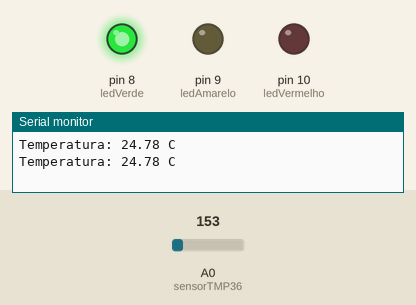
Simulated run of this sketch. Board: Arduino Uno, built with avr-gcc and run on an emulated ATmega328P. Shown: output pins drawn as LEDs (lit = HIGH), the last lines printed to the serial monitor. Inputs (shaded band) come from the test bench; at power-on: A0 (sensorTMP36) = 153.

Above: at 1.8 s.
1.9 s: A0 (sensorTMP36) set to 166
At 2.5 s:
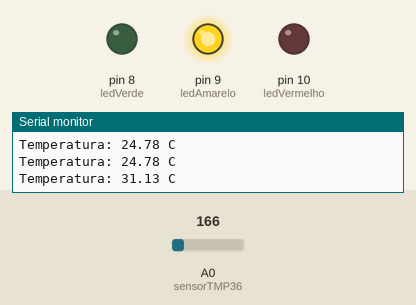
3.5 s: A0 (sensorTMP36) set to 175
At 5.2 s:
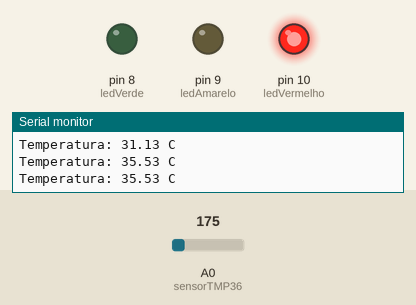
5.5 s: A0 (sensorTMP36) set to 165
At 6.8 s:
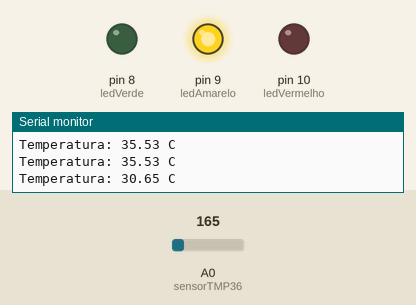
7.5 s: A0 (sensorTMP36) set to 191
At 8.4 s:
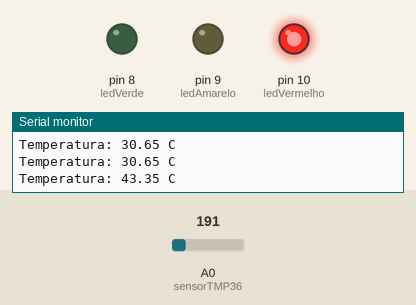
Timing chart, 0 to 10.5 s (numbered marks = the images above; inputs shaded):
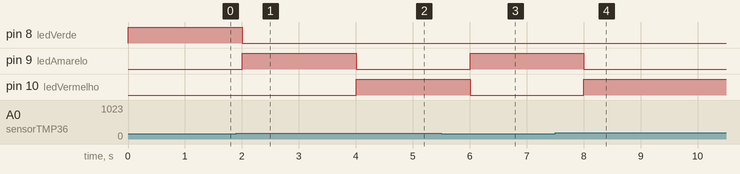

The sketch:

codigo.ino
```cpp
int sensorTMP36 = A0;

int ledVerde = 8;
int ledAmarelo = 9;
int ledVermelho = 10;

void setup()
{
  pinMode(ledVerde, OUTPUT);
  pinMode(ledAmarelo, OUTPUT);
  pinMode(ledVermelho, OUTPUT);

  Serial.begin(9600);
}

void loop()
{
  int leitura = analogRead(sensorTMP36);

  float tensao = leitura * (5.0 / 1023.0);

  float temperatura = (tensao - 0.5) * 100.0;

  Serial.print("Temperatura: ");
  Serial.print(temperatura);
  Serial.println(" C");

  if (temperatura < 28)
  {
    digitalWrite(ledVerde, HIGH);
    digitalWrite(ledAmarelo, LOW);
    digitalWrite(ledVermelho, LOW);
  }

  else if (temperatura < 32)
  {
    digitalWrite(ledVerde, LOW);
    digitalWrite(ledAmarelo, HIGH);
    digitalWrite(ledVermelho, LOW);
  }

  else
  {
    digitalWrite(ledVerde, LOW);
    digitalWrite(ledAmarelo, LOW);
    digitalWrite(ledVermelho, HIGH);
  }

  delay(1000);
}
```

Measured:
- the behaviour switches between 159 and 160 on A0 (sensorTMP36) (found by bisection; images 0 and 1)
- after the input at 1.9 s, pin 8 (ledVerde): HIGH → LOW after 0.10 s; pin 9 (ledAmarelo): LOW → HIGH after 0.10 s
- after the input at 3.5 s, pin 9 (ledAmarelo): HIGH → LOW after 0.50 s; pin 10 (ledVermelho): LOW → HIGH after 0.50 s
- after the input at 5.5 s, pin 9 (ledAmarelo): LOW → HIGH after 0.51 s; pin 10 (ledVermelho): HIGH → LOW after 0.51 s
- after the input at 7.5 s, pin 9 (ledAmarelo): HIGH → LOW after 0.51 s; pin 10 (ledVermelho): LOW → HIGH after 0.51 s
